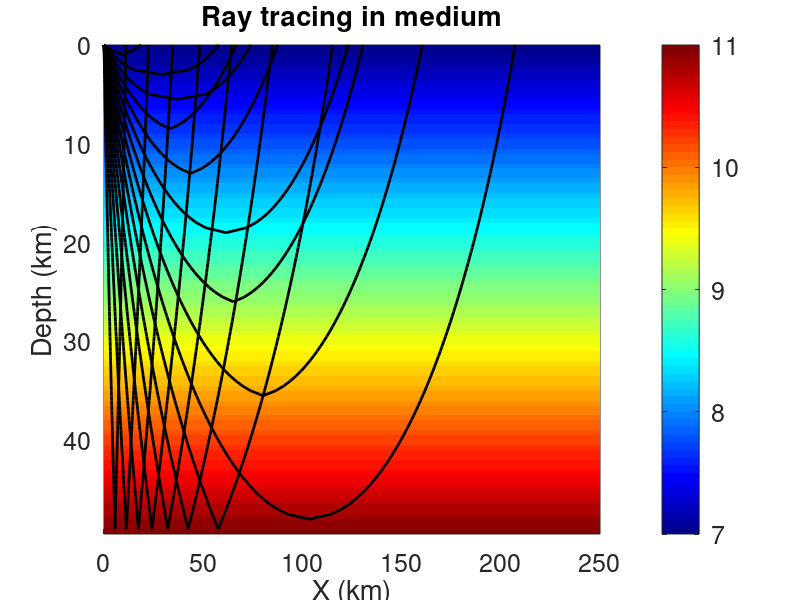
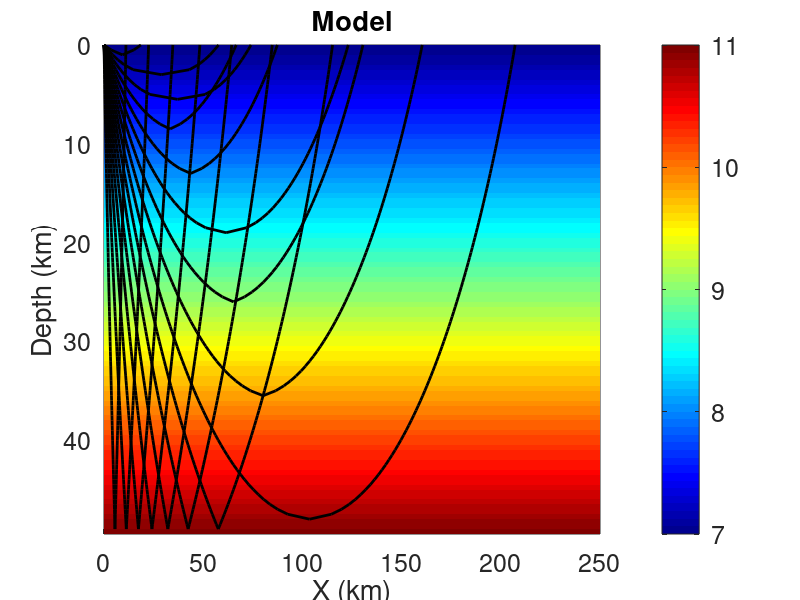
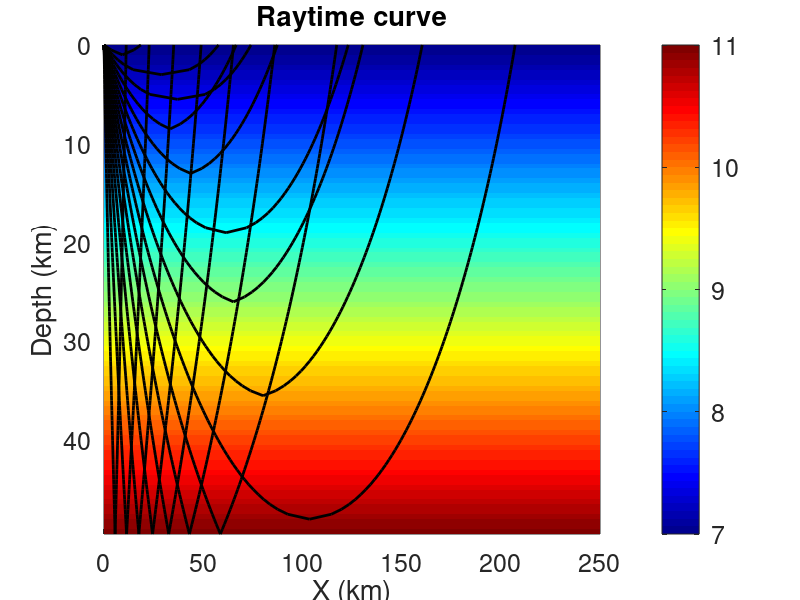

The MATLAB source for these figures, in order:
%% Lab 12


% Question 1 

set(0,'defaultAxesFontSize', 18);
set(0,'defaultlinelinewidth',2);

%% Define parameters
nl = 100; %number of layers 
thickness = 0.5; %thickness of each layer 
H = thickness*ones(1, nl); % define 10 layers with thickness of 2km
C = linspace(7, 11, length(H)); % define velocity in 10 layers from 1km/s to 10km/s
theta = 5:5:80;


%% background color
x2 = 0:250; 
z2 = cumsum(H)-H(1);
 
nx = numel(x2)
 
for i = 1:length(z2)
    
        c(i,1:nx) = C(i);
end

[xc,zc] = meshgrid(x2, z2);
figure;
title("Layer model")
pcolor(xc, zc, c); shading flat; colormap jet; colorbar('Direction','reverse');
set(gca,'ydir','reverse'); 

hold on
for itheta = 1:length(theta)
    
    p = sind(theta(itheta))/7; 
    x = 0;
    z = 0;
    for ithlayer = 2:length(H)-1
        theta_n = asind(p * C(ithlayer));
        x(ithlayer) = x(ithlayer-1) + H(ithlayer) * tand(theta_n);
        z(ithlayer) = z(ithlayer-1) + H(ithlayer); 
        if p > (1/C(ithlayer+1))
            break;
        end
    end 
title("Ray tracing in medium")
ylabel("Depth (km)")
xlabel("X (km)")    
plot(x, z, 'k')
plot(2*x(end)-x(end:-1:1),z(end:-1:1) , 'k')
end
hold off

%% QUESTION 2
% yes, you can use one 

%Creating a structural element 


%% Structure array 
for i = 1:length(H)
    layer(i).H = H(i); 
    layer(i).C = C(i); 
end
%%

x2 = 0:250; 
z2 = cumsum(H)-H(1);
 
nx = numel(x2)
 
for i = 1:length(z2)
    
        c(i,1:nx) = C(i);
end

[xc,zc] = meshgrid(x2, z2);
figure;
title("Model")
pcolor(xc, zc, c); shading flat; colormap jet; colorbar('Direction','reverse');
set(gca,'ydir','reverse'); hold on



% plotting using a structure array 
for itheta = 1:length(theta)
    
    p = sind(theta(itheta))/7; 
    x = 0;
    z = 0;
    clear layer; 
    layer(1).x = 0;
    layer(1).z = 0;
    H0 = 0.5;
    for ithlayer = 2:length(H)-1
        theta_n = asind(p * C(ithlayer));
        
        layer.x(ithlayer) = layer.x(ithlayer-1) + H0 * tand(theta_n);
        layer.z(ithlayer) = layer.z(ithlayer-1) + H0; 
       
        if p > (1/C(ithlayer+1))
            break;
        end
    end 
hold on   
title("Raytracing in Medium")
ylabel("Depth (km)")
xlabel("X (km)")
plot([layer(:).x], [layer(:).z], 'k')
plot((2*[layer.x(end)]-[layer.x(end:-1:1)]), [layer.z(end:-1:1)] , 'k')
end

%% bonus 

% Define parameters
nl = 100; %number of layers 
thickness = 0.5; %thickness of each layer 
H = thickness*ones(1, nl); % define 10 layers with thickness of 2km
C = linspace(7, 11, length(H)); % define velocity in 10 layers from 1km/s to 10km/s

theta = 5:5:80;

% Background color
x2 = 0:250; 
z2 = cumsum(H)-H(1);
 
nx = numel(x2)
 
for i = 1:length(z2)
    
        c(i,1:nx) = C(i);
end
hold on
title("Model")
[xc,zc] = meshgrid(x2, z2);
figure;
pcolor(xc, zc, c); shading flat; colormap jet; colorbar('Direction','reverse');
set(gca,'ydir','reverse'); 

%% bonus begin 
theta = 5:5:90;
% layer with some thickness
H(101) = 5;
% layer with some low velocity 
C(101) = 2;

for i = 1:length(H)
    layer(i).H = H(i); 
    layer(i).C = C(i); 
end

%plotting using a structure arrary 
for itheta = 1:length(theta)
    
    p = sind(theta(itheta))/7; 
    x = 0;
    z = 0;
    clear layer; 
    layer(1).x = 0;
    layer(1).z = 0;
    ray(1).X = 0; 
    ray(1).Z = 0; 
    ray(1).T = 0; 
    
    for ithlayer = 2:length(H)-1
        theta_n = asind(p * C(ithlayer));
        
        layer.x(ithlayer) = layer.x(ithlayer-1) + H(ithlayer-1) * tand(theta_n);
        layer.z(ithlayer) = layer.z(ithlayer-1) + H(ithlayer-1); 
        
        ray.X(ithlayer) = layer.x(ithlayer);  
        ray.Z(ithlayer) = layer.z(ithlayer);
        ray.T(ithlayer) = sqrt((ray.X(ithlayer).^2 + ray.Z(ithlayer).^2))/C(ithlayer);
  
        if p > (1/C(ithlayer+1))
            break;
        end
    end 
hold on   
title("Raytime curve")
ylabel("Depth (km)")
xlabel("X (km)")
plot([layer(:).x], [layer(:).z], 'k')
plot((2*[layer.x(end)]-[layer.x(end:-1:1)]), [layer.z(end:-1:1)] , 'k')
end

